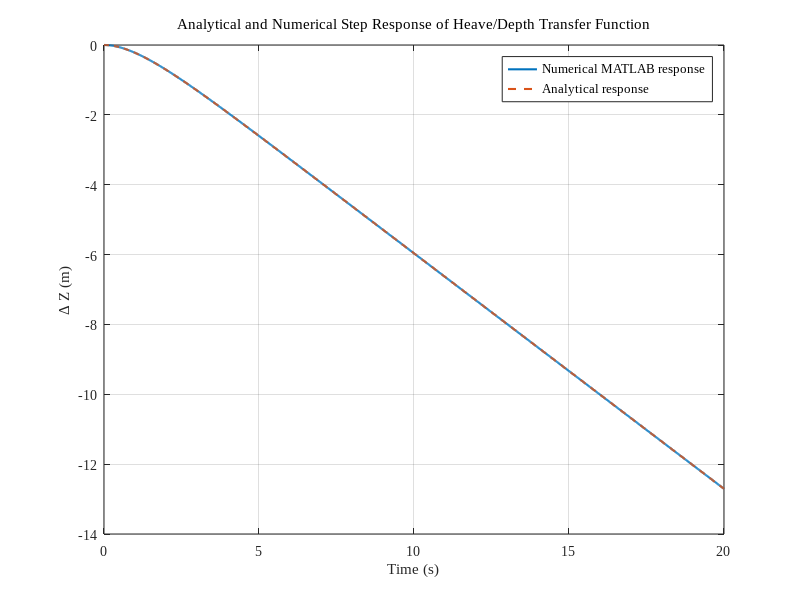

This figure's MATLAB source:
clear; clc; close all;

%% Define transfer function
s = tf('s');
TF3 = -0.5842/(s^2 + 0.8665*s);

%% Time vector
t = linspace(0, 20, 1000);

%% Numerical step response
[y_num, t_num] = step(TF3, t);

%% Analytical response
z_analytical = 0.7781 - 0.6742*t - 0.7781*exp(-0.8665*t);

%% Plot comparison
figure;
plot(t_num, y_num, 'LineWidth', 1.5); hold on;
plot(t, z_analytical, '--', 'LineWidth', 1.5);
grid on;

xlabel('Time (s)', 'FontName', 'Times New Roman');
ylabel('\Delta Z (m)', 'FontName', 'Times New Roman');
title('Analytical and Numerical Step Response of Heave/Depth Transfer Function', ...
      'FontName', 'Times New Roman', 'FontWeight', 'normal');

legend('Numerical MATLAB response', 'Analytical response', 'Location', 'best');

set(findall(gcf,'-property','FontName'), 'FontName', 'Times New Roman');

if ~exist('Results','dir')
    mkdir('Results');
end

saveas(gcf, fullfile('Results','Analytical_vs_Numerical_Heave_Response.png'));
